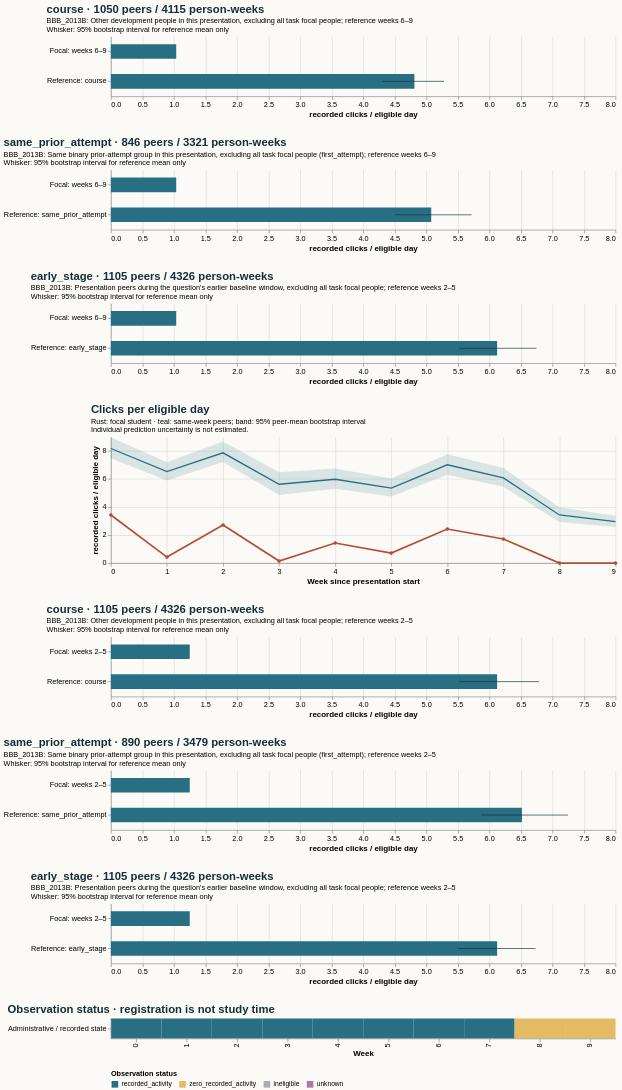

Write a Vega-Lite specification for this figure.
### Vega-Lite specification from a JSON file in a GitHub repository (floating-point values rounded to 4 significant figures)
{"$schema": "https://vega.github.io/schema/vega-lite/v5.20.1.json", "config": {"axis": {"labelFontSize": 11, "titleFontSize": 12}, "background": "#fbfaf7", "font": "sans-serif", "title": {"anchor": "start", "color": "#142e38", "fontSize": 17, "subtitleFontSize": 11}, "view": {"continuousHeight": 300, "continuousWidth": 300, "stroke": null}}, "datasets": {"data-1a28e0546881d01023d90372ef5098d6": [{"eligible_days": 7.0, "end_day": 6, "logging_completeness": "unknown", "observation_status": "recorded_activity", "row": "Administrative / recorded state", "score_status": "withheld_release_time_unknown", "start_day": 0, "value": 3.429, "week": 0}, {"eligible_days": 7.0, "end_day": 13, "logging_completeness": "unknown", "observation_status": "recorded_activity", "row": "Administrative / recorded state", "score_status": "withheld_release_time_unknown", "start_day": 7, "value": 0.4286, "week": 1}, {"eligible_days": 7.0, "end_day": 20, "logging_completeness": "unknown", "observation_status": "recorded_activity", "row": "Administrative / recorded state", "score_status": "withheld_release_time_unknown", "start_day": 14, "value": 2.714, "week": 2}, {"eligible_days": 7.0, "end_day": 27, "logging_completeness": "unknown", "observation_status": "recorded_activity", "row": "Administrative / recorded state", "score_status": "withheld_release_time_unknown", "start_day": 21, "value": 0.1429, "week": 3}, {"eligible_days": 7.0, "end_day": 34, "logging_completeness": "unknown", "observation_status": "recorded_activity", "row": "Administrative / recorded state", "score_status": "withheld_release_time_unknown", "start_day": 28, "value": 1.429, "week": 4}, {"eligible_days": 7.0, "end_day": 41, "logging_completeness": "unknown", "observation_status": "recorded_activity", "row": "Administrative / recorded state", "score_status": "withheld_release_time_unknown", "start_day": 35, "value": 0.7143, "week": 5}, {"eligible_days": 7.0, "end_day": 48, "logging_completeness": "unknown", "observation_status": "recorded_activity", "row": "Administrative / recorded state", "score_status": "withheld_release_time_unknown", "start_day": 42, "value": 2.429, "week": 6}, {"eligible_days": 7.0, "end_day": 55, "logging_completeness": "unknown", "observation_status": "recorded_activity", "row": "Administrative / recorded state", "score_status": "withheld_release_time_unknown", "start_day": 49, "value": 1.714, "week": 7}, {"eligible_days": 7.0, "end_day": 62, "logging_completeness": "unknown", "observation_status": "zero_recorded_activity", "row": "Administrative / recorded state", "score_status": "withheld_release_time_unknown", "start_day": 56, "value": 0.0, "week": 8}, {"eligible_days": 7.0, "end_day": 69, "logging_completeness": "unknown", "observation_status": "zero_recorded_activity", "row": "Administrative / recorded state", "score_status": "withheld_release_time_unknown", "start_day": 63, "value": 0.0, "week": 9}], "data-1c6592b31ef2c541ae21d42d5a80f9ba": [{"hi": null, "lo": null, "series": "Focal: weeks 6–9", "value": 1.036}, {"hi": 5.281, "lo": 4.3, "series": "Reference: course", "value": 4.811}], "data-2d40645d48390fad166a9c337a62aab4": [{"hi": null, "lo": null, "series": "Focal: weeks 6–9", "value": 1.036}, {"hi": 6.746, "lo": 5.525, "series": "Reference: early_stage", "value": 6.123}], "data-7e5797e3c5dfaf12940f5c83f916dd90": [{"end_day": 6, "focal_value": 3.429, "peer_ci_high": 8.974, "peer_ci_low": 7.48, "peer_mean": 8.174, "peer_observations": 1127, "peer_people": 1127, "reference": "course", "unit": "recorded clicks / eligible day", "week": 0}, {"end_day": 13, "focal_value": 0.4286, "peer_ci_high": 7.19, "peer_ci_low": 5.892, "peer_mean": 6.521, "peer_observations": 1121, "peer_people": 1121, "reference": "course", "unit": "recorded clicks / eligible day", "week": 1}, {"end_day": 20, "focal_value": 2.714, "peer_ci_high": 8.667, "peer_ci_low": 7.218, "peer_mean": 7.865, "peer_observations": 1105, "peer_people": 1105, "reference": "course", "unit": "recorded clicks / eligible day", "week": 2}, {"end_day": 27, "focal_value": 0.1429, "peer_ci_high": 6.484, "peer_ci_low": 4.85, "peer_mean": 5.625, "peer_observations": 1098, "peer_people": 1098, "reference": "course", "unit": "recorded clicks / eligible day", "week": 3}, {"end_day": 34, "focal_value": 1.429, "peer_ci_high": 6.744, "peer_ci_low": 5.31, "peer_mean": 5.982, "peer_observations": 1065, "peer_people": 1065, "reference": "course", "unit": "recorded clicks / eligible day", "week": 4}, {"end_day": 41, "focal_value": 0.7143, "peer_ci_high": 6.032, "peer_ci_low": 4.753, "peer_mean": 5.35, "peer_observations": 1058, "peer_people": 1058, "reference": "course", "unit": "recorded clicks / eligible day", "week": 5}, {"end_day": 48, "focal_value": 2.429, "peer_ci_high": 7.765, "peer_ci_low": 6.294, "peer_mean": 7.012, "peer_observations": 1050, "peer_people": 1050, "reference": "course", "unit": "recorded clicks / eligible day", "week": 6}, {"end_day": 55, "focal_value": 1.714, "peer_ci_high": 6.782, "peer_ci_low": 5.443, "peer_mean": 6.076, "peer_observations": 1034, "peer_people": 1034, "reference": "course", "unit": "recorded clicks / eligible day", "week": 7}, {"end_day": 62, "focal_value": 0.0, "peer_ci_high": 3.987, "peer_ci_low": 2.937, "peer_mean": 3.431, "peer_observations": 1024, "peer_people": 1024, "reference": "course", "unit": "recorded clicks / eligible day", "week": 8}, {"end_day": 69, "focal_value": 0.0, "peer_ci_high": 3.376, "peer_ci_low": 2.568, "peer_mean": 2.953, "peer_observations": 1007, "peer_people": 1007, "reference": "course", "unit": "recorded clicks / eligible day", "week": 9}], "data-9270e33dc64bc5026dbe75883ae84ce4": [{"hi": null, "lo": null, "series": "Focal: weeks 2–5", "value": 1.25}, {"hi": 6.787, "lo": 5.524, "series": "Reference: course", "value": 6.123}], "data-aa443dc52b1459f4c793600aeb161184": [{"hi": null, "lo": null, "series": "Focal: weeks 2–5", "value": 1.25}, {"hi": 7.248, "lo": 5.87, "series": "Reference: same_prior_attempt", "value": 6.516}], "data-cad50236a8dbe05f453c7d04afd5d250": [{"hi": null, "lo": null, "series": "Focal: weeks 2–5", "value": 1.25}, {"hi": 6.729, "lo": 5.507, "series": "Reference: early_stage", "value": 6.123}], "data-f080c767cdb6486ec920e58e752d49cb": [{"hi": null, "lo": null, "series": "Focal: weeks 6–9", "value": 1.036}, {"hi": 5.717, "lo": 4.511, "series": "Reference: same_prior_attempt", "value": 5.078}]}, "resolve": {"scale": {"color": "independent"}}, "spacing": 28, "vconcat": [{"data": {"name": "data-1c6592b31ef2c541ae21d42d5a80f9ba"}, "height": 90, "layer": [{"encoding": {"x": {"field": "value", "scale": {"domain": [0, 7.61], "zero": true}, "title": "recorded clicks / eligible day", "type": "quantitative"}, "y": {"field": "series", "sort": null, "title": null, "type": "nominal"}}, "mark": {"color": "#286f83", "size": 22, "type": "bar"}}, {"encoding": {"x": {"field": "lo", "type": "quantitative"}, "x2": {"field": "hi"}, "y": {"field": "series", "sort": null, "title": null, "type": "nominal"}}, "mark": {"color": "#142e38", "type": "rule"}}], "title": {"subtitle": ["BBB_2013B: Other development people in this presentation, excluding all task focal people; reference weeks 6–9", "Whisker: 95% bootstrap interval for reference mean only"], "text": "course · 1050 peers / 4115 person-weeks"}, "width": 760}, {"data": {"name": "data-f080c767cdb6486ec920e58e752d49cb"}, "height": 90, "layer": [{"encoding": {"x": {"field": "value", "scale": {"domain": [0, 7.61], "zero": true}, "title": "recorded clicks / eligible day", "type": "quantitative"}, "y": {"field": "series", "sort": null, "title": null, "type": "nominal"}}, "mark": {"color": "#286f83", "size": 22, "type": "bar"}}, {"encoding": {"x": {"field": "lo", "type": "quantitative"}, "x2": {"field": "hi"}, "y": {"field": "series", "sort": null, "title": null, "type": "nominal"}}, "mark": {"color": "#142e38", "type": "rule"}}], "title": {"subtitle": ["BBB_2013B: Same binary prior-attempt group in this presentation, excluding all task focal people (first_attempt); reference weeks 6–9", "Whisker: 95% bootstrap interval for reference mean only"], "text": "same_prior_attempt · 846 peers / 3321 person-weeks"}, "width": 760}, {"data": {"name": "data-2d40645d48390fad166a9c337a62aab4"}, "height": 90, "layer": [{"encoding": {"x": {"field": "value", "scale": {"domain": [0, 7.61], "zero": true}, "title": "recorded clicks / eligible day", "type": "quantitative"}, "y": {"field": "series", "sort": null, "title": null, "type": "nominal"}}, "mark": {"color": "#286f83", "size": 22, "type": "bar"}}, {"encoding": {"x": {"field": "lo", "type": "quantitative"}, "x2": {"field": "hi"}, "y": {"field": "series", "sort": null, "title": null, "type": "nominal"}}, "mark": {"color": "#142e38", "type": "rule"}}], "title": {"subtitle": ["BBB_2013B: Presentation peers during the question's earlier baseline window, excluding all task focal people; reference weeks 2–5", "Whisker: 95% bootstrap interval for reference mean only"], "text": "early_stage · 1105 peers / 4326 person-weeks"}, "width": 760}, {"data": {"name": "data-7e5797e3c5dfaf12940f5c83f916dd90"}, "height": 190, "layer": [{"encoding": {"x": {"axis": {"tickMinStep": 1}, "field": "week", "title": "Week since presentation start", "type": "quantitative"}, "y": {"field": "peer_ci_low", "scale": {"zero": true}, "title": "recorded clicks / eligible day", "type": "quantitative"}, "y2": {"field": "peer_ci_high"}}, "mark": {"color": "#286f83", "opacity": 0.16, "type": "area"}}, {"encoding": {"tooltip": [{"field": "week", "type": "quantitative"}, {"field": "peer_mean", "type": "quantitative"}, {"field": "peer_people", "type": "quantitative"}, {"field": "peer_observations", "type": "quantitative"}], "x": {"field": "week", "type": "quantitative"}, "y": {"field": "peer_mean", "type": "quantitative"}}, "mark": {"color": "#286f83", "strokeWidth": 2, "type": "line"}}, {"encoding": {"tooltip": [{"field": "week", "type": "quantitative"}, {"field": "focal_value", "type": "quantitative"}], "x": {"field": "week", "type": "quantitative"}, "y": {"field": "focal_value", "type": "quantitative"}}, "mark": {"color": "#b64c35", "point": {"color": "#b64c35"}, "strokeWidth": 2.5, "type": "line"}}], "title": {"subtitle": ["Rust: focal student · teal: same-week peers; band: 95% peer-mean bootstrap interval", "Individual prediction uncertainty is not estimated."], "text": "Clicks per eligible day"}, "width": 760}, {"data": {"name": "data-9270e33dc64bc5026dbe75883ae84ce4"}, "height": 90, "layer": [{"encoding": {"x": {"field": "value", "scale": {"domain": [0, 7.61], "zero": true}, "title": "recorded clicks / eligible day", "type": "quantitative"}, "y": {"field": "series", "sort": null, "title": null, "type": "nominal"}}, "mark": {"color": "#286f83", "size": 22, "type": "bar"}}, {"encoding": {"x": {"field": "lo", "type": "quantitative"}, "x2": {"field": "hi"}, "y": {"field": "series", "sort": null, "title": null, "type": "nominal"}}, "mark": {"color": "#142e38", "type": "rule"}}], "title": {"subtitle": ["BBB_2013B: Other development people in this presentation, excluding all task focal people; reference weeks 2–5", "Whisker: 95% bootstrap interval for reference mean only"], "text": "course · 1105 peers / 4326 person-weeks"}, "width": 760}, {"data": {"name": "data-aa443dc52b1459f4c793600aeb161184"}, "height": 90, "layer": [{"encoding": {"x": {"field": "value", "scale": {"domain": [0, 7.61], "zero": true}, "title": "recorded clicks / eligible day", "type": "quantitative"}, "y": {"field": "series", "sort": null, "title": null, "type": "nominal"}}, "mark": {"color": "#286f83", "size": 22, "type": "bar"}}, {"encoding": {"x": {"field": "lo", "type": "quantitative"}, "x2": {"field": "hi"}, "y": {"field": "series", "sort": null, "title": null, "type": "nominal"}}, "mark": {"color": "#142e38", "type": "rule"}}], "title": {"subtitle": ["BBB_2013B: Same binary prior-attempt group in this presentation, excluding all task focal people (first_attempt); reference weeks 2–5", "Whisker: 95% bootstrap interval for reference mean only"], "text": "same_prior_attempt · 890 peers / 3479 person-weeks"}, "width": 760}, {"data": {"name": "data-cad50236a8dbe05f453c7d04afd5d250"}, "height": 90, "layer": [{"encoding": {"x": {"field": "value", "scale": {"domain": [0, 7.61], "zero": true}, "title": "recorded clicks / eligible day", "type": "quantitative"}, "y": {"field": "series", "sort": null, "title": null, "type": "nominal"}}, "mark": {"color": "#286f83", "size": 22, "type": "bar"}}, {"encoding": {"x": {"field": "lo", "type": "quantitative"}, "x2": {"field": "hi"}, "y": {"field": "series", "sort": null, "title": null, "type": "nominal"}}, "mark": {"color": "#142e38", "type": "rule"}}], "title": {"subtitle": ["BBB_2013B: Presentation peers during the question's earlier baseline window, excluding all task focal people; reference weeks 2–5", "Whisker: 95% bootstrap interval for reference mean only"], "text": "early_stage · 1105 peers / 4326 person-weeks"}, "width": 760}, {"data": {"name": "data-1a28e0546881d01023d90372ef5098d6"}, "encoding": {"color": {"field": "observation_status", "legend": {"labelLimit": 260, "orient": "bottom"}, "scale": {"domain": ["recorded_activity", "zero_recorded_activity", "ineligible", "unknown"], "range": ["#286f83", "#e4bb64", "#aaaeb3", "#ac78a5"]}, "title": "Observation status", "type": "nominal"}, "tooltip": [{"field": "week", "type": "quantitative"}, {"field": "eligible_days", "type": "quantitative"}, {"field": "observation_status", "type": "nominal"}, {"field": "logging_completeness", "type": "nominal"}], "x": {"field": "week", "title": "Week", "type": "ordinal"}, "y": {"field": "row", "title": null, "type": "nominal"}}, "height": 30, "mark": {"type": "rect"}, "title": "Observation status · registration is not study time", "width": 760}]}
